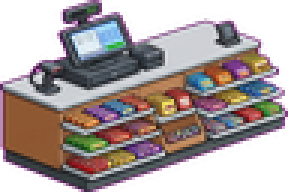
#> input picture assets/furniture/minimarket/furn_kasir_counter.png, 96 x 64 px, given in place of props_batch2_atlas_1794151246281.jpg, which was not available (shown 3 times larger); the run also reads 1 picture not shown here
$ python slice_all_v4_furniture.py
#> lines starting #> are read from the running program, lines starting #| are printed output that depends on the picture; after the words box and inside, x2 and y2 are one past the last pixel; in counts of white or black regions, pixels touching at a corner belong together
#!/usr/bin/env python3
"""
slice_all_v4_furniture.py - Chromakey and slice newly generated v4 furniture assets:
1. Minimarket & SPBU props
2. Game Center & Toko Kosmetik props
3. School Facilities & Canteen props
4. School Classroom student desks & chairs
"""

import os
import json
import numpy as np
from PIL import Image

def chromakey_crop(im_crop, thresh=70):
    """Replaces magenta background with transparent alpha."""
    arr = np.array(im_crop.convert("RGBA"))
    r, g, b, a = arr[:, :, 0], arr[:, :, 1], arr[:, :, 2], arr[:, :, 3]

    # Pure magenta #FF00FF is high R, low G, high B
    is_magenta = (r > 165) & (g < 95) & (b > 165) & (np.abs(r.astype(int) - b.astype(int)) < 55)

    # Also clean anti-aliasing edges near magenta
    edge_magenta = (r > 140) & (g < 120) & (b > 140) & (r > g + 40) & (b > g + 40)

    mask = is_magenta | edge_magenta
    arr[mask, 3] = 0

    # Crop to non-transparent bounding box
    alpha = arr[:, :, 3]
    bbox = np.where(alpha > 20)
    if len(bbox[0]) == 0 or len(bbox[1]) == 0:
        return Image.fromarray(arr)

    y0, y1 = bbox[0].min(), bbox[0].max() + 1
    x0, x1 = bbox[1].min(), bbox[1].max() + 1

    return Image.fromarray(arr[y0:y1, x0:x1])

def process_and_save(img, box, target_size, out_paths):
    crop = img.crop(box)
    keyed = chromakey_crop(crop)

    # Resize preserving aspect ratio into target_size bounding box
    tw, th = target_size
    kw, kh = keyed.size

    scale = min(tw / kw, th / kh)
    nw = max(1, int(round(kw * scale)))
    nh = max(1, int(round(kh * scale)))

    scaled = keyed.resize((nw, nh), Image.Resampling.NEAREST)

    # Pad to exact target size with bottom-center anchor
    final_img = Image.new("RGBA", (tw, th), (0, 0, 0, 0))
    paste_x = (tw - nw) // 2
    paste_y = th - nh
    final_img.paste(scaled, (paste_x, paste_y), scaled)

    for p in out_paths:
        os.makedirs(os.path.dirname(p), exist_ok=True)
        final_img.save(p)
        print(f"  Saved ({tw}x{th}): {os.path.basename(p)}")

def run():
    base_dir = "/home/abarox/Desktop/prototipe web statis game/game"
    furn_dir = os.path.join(base_dir, "assets", "furniture")

    # =========================================================================
    # 1. Minimarket & SPBU Props
    # =========================================================================
    p1 = "/home/abarox/.gemini/antigravity/brain/4d2f9b08-f034-4550-b619-39a74fd29f25/props_batch2_atlas_1794151246281.jpg"
    im1 = Image.open(p1).convert("RGB")
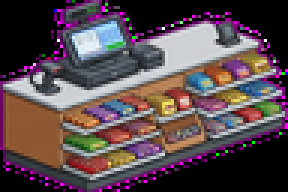
#> im1: PIL image 96x64 RGB (shown 3 times larger); mean R, G, B 89.6, 73.2, 77.7
    print(f"\nProcessing Batch 1: Minimarket & SPBU props ({im1.size})...")
#> (printed output is left out)

    # [0] furn_rak_roti: y: 37..391, x: 45..287
    process_and_save(im1, (45, 37, 287, 391), (64, 64), [
        os.path.join(furn_dir, "minimarket", "furn_rak_roti.png"),
        os.path.join(furn_dir, "minimarket", "furn_rak_roti_v4.png")
    ])
#> in chromakey_crop, `r, g, b, a = arr[:, :, 0], arr[:, :, 1], arr[:, :, 2], arr[:, :, 3]`: a: shape (354, 242); every value is 255
#> in chromakey_crop, `is_magenta = (r > 165) & (g < 95) & (b > 165) & (np.abs(r.astype(int) ..`:
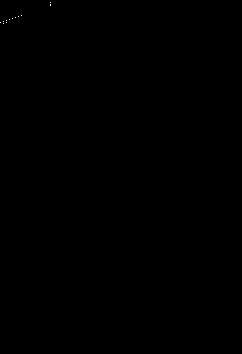
#> is_magenta: shape (354, 242) bool; 0.02% white in thin lines or dots, all inside (x1, y1, x2, y2) = (0, 2, 51, 24)
#> in chromakey_crop, `arr[mask, 3] = 0`: arr: shape (354, 242, 4); mean R, G, B, A 1, 0.8, 0.9, 254.9
#> in chromakey_crop, `bbox = np.where(alpha > 20)`: bbox = 85650 positions, rows 0 to 353, columns 0 to 241
#> in chromakey_crop, `y0, y1 = bbox[0].min(), bbox[0].max() + 1`: y0 = 0; y1 = 354
#> in chromakey_crop, `x0, x1 = bbox[1].min(), bbox[1].max() + 1`: x0 = 0; x1 = 242
#> in process_and_save, `final_img = Image.new("RGBA", (tw, th), (0, 0, 0, 0))`: final_img: PIL image 64x64 RGBA; every value is 0
#> in process_and_save, `final_img.paste(scaled, (paste_x, paste_y), scaled)`:
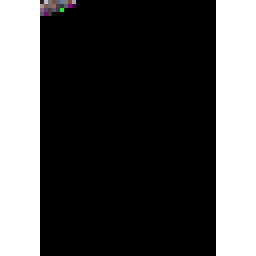
#> final_img: PIL image 64x64 RGBA (shown 4 times larger); mean R, G, B, A 0.7, 0.6, 0.6, 175.3; transparent parts drawn white

    # [1] furn_rak_mie_instan: y: 29..390, x: 341..579
    process_and_save(im1, (341, 29, 579, 390), (64, 80), [
        os.path.join(furn_dir, "minimarket", "furn_rak_mie_instan.png"),
        os.path.join(furn_dir, "minimarket", "furn_rak_mie_instan_v4.png")
    ])
#> call 2 of process_and_save, with box = (341, 29, 579, 390), target_size = (64, 80)
#> in process_and_save (call 2), `crop = img.crop(box)`: crop: PIL image 238x361 RGB; every value is 0
#> in chromakey_crop (call 2), `r, g, b, a = arr[:, :, 0], arr[:, :, 1], arr[:, :, 2], arr[:, :, 3]`: r: shape (361, 238); every value is 0
#> in chromakey_crop (call 2), `r, g, b, a = arr[:, :, 0], arr[:, :, 1], arr[:, :, 2], arr[:, :, 3]`: a: shape (361, 238); every value is 255
#> in process_and_save (call 2), `final_img = Image.new("RGBA", (tw, th), (0, 0, 0, 0))`: final_img: PIL image 64x80 RGBA; every value is 0
#> in process_and_save (call 2), `final_img.paste(scaled, (paste_x, paste_y), scaled)`:
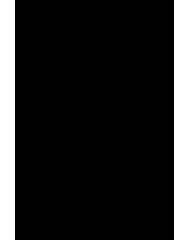
#> final_img: PIL image 64x80 RGBA (shown 3 times larger); mean R, G, B, A 0, 0, 0, 211.2; transparent parts drawn white
#> the loop in process_and_save (call 2), `for p in out_paths:` made 2 passes
#|   Saved (64x80): furn_rak_mie_instan.png
#|   Saved (64x80): furn_rak_mie_instan_v4.png

    # [2] furn_rak_dinding_snack: y: 44..384, x: 630..871
    process_and_save(im1, (630, 44, 871, 384), (64, 96), [
        os.path.join(furn_dir, "minimarket", "furn_rak_dinding_snack.png"),
        os.path.join(furn_dir, "minimarket", "furn_rak_dinding_snack_v4.png")
    ])
#> call 3 of process_and_save, with box = (630, 44, 871, 384), target_size = (64, 96)
#> in process_and_save (call 3), `crop = img.crop(box)`: crop: PIL image 241x340 RGB; every value is 0
#> in chromakey_crop (call 3), `r, g, b, a = arr[:, :, 0], arr[:, :, 1], arr[:, :, 2], arr[:, :, 3]`: r: shape (340, 241); every value is 0
#> in chromakey_crop (call 3), `r, g, b, a = arr[:, :, 0], arr[:, :, 1], arr[:, :, 2], arr[:, :, 3]`: a: shape (340, 241); every value is 255
#> in process_and_save (call 3), `final_img = Image.new("RGBA", (tw, th), (0, 0, 0, 0))`: final_img: PIL image 64x96 RGBA; every value is 0
#> in process_and_save (call 3), `final_img.paste(scaled, (paste_x, paste_y), scaled)`:
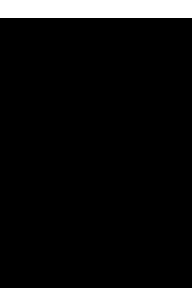
#> final_img: PIL image 64x96 RGBA (shown 3 times larger); mean R, G, B, A 0, 0, 0, 239.1; transparent parts drawn white
#> the loop in process_and_save (call 3), `for p in out_paths:` made 2 passes
#|   Saved (64x96): furn_rak_dinding_snack.png
#|   Saved (64x96): furn_rak_dinding_snack_v4.png

    # [3] furn_etalase_makanan_siap_saji: y: 107..388, x: 914..1166
    process_and_save(im1, (914, 107, 1166, 388), (96, 64), [
        os.path.join(furn_dir, "minimarket", "furn_etalase_makanan_siap_saji.png"),
        os.path.join(furn_dir, "minimarket", "furn_etalase_makanan_siap_saji_v4.png")
    ])
#> call 4 of process_and_save, with box = (914, 107, 1166, 388), target_size = (96, 64)
#> in process_and_save (call 4), `crop = img.crop(box)`: crop: PIL image 252x281 RGB; every value is 0
#> in chromakey_crop (call 4), `r, g, b, a = arr[:, :, 0], arr[:, :, 1], arr[:, :, 2], arr[:, :, 3]`: r: shape (281, 252); every value is 0
#> in chromakey_crop (call 4), `r, g, b, a = arr[:, :, 0], arr[:, :, 1], arr[:, :, 2], arr[:, :, 3]`: a: shape (281, 252); every value is 255
#> in process_and_save (call 4), `final_img = Image.new("RGBA", (tw, th), (0, 0, 0, 0))`: final_img: PIL image 96x64 RGBA; every value is 0
#> in process_and_save (call 4), `final_img.paste(scaled, (paste_x, paste_y), scaled)`:
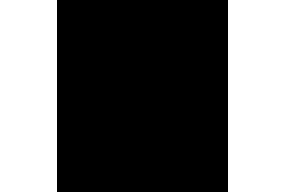
#> final_img: PIL image 96x64 RGBA (shown 3 times larger); mean R, G, B, A 0, 0, 0, 151.4; transparent parts drawn white
#> the loop in process_and_save (call 4), `for p in out_paths:` made 2 passes
#|   Saved (96x64): furn_etalase_makanan_siap_saji.png
#|   Saved (96x64): furn_etalase_makanan_siap_saji_v4.png

    # [5] furn_galon_tumpuk: y: 473..802, x: 90..239
    process_and_save(im1, (90, 473, 239, 802), (32, 48), [
        os.path.join(furn_dir, "minimarket", "furn_galon_tumpuk.png"),
        os.path.join(furn_dir, "minimarket", "furn_galon_tumpuk_v4.png")
    ])
#> in process_and_save (call 5), `crop = img.crop(box)`: crop: PIL image 149x329 RGB; every value is 0
#> in chromakey_crop (call 5), `r, g, b, a = arr[:, :, 0], arr[:, :, 1], arr[:, :, 2], arr[:, :, 3]`: r: shape (329, 149); every value is 0
#> in chromakey_crop (call 5), `r, g, b, a = arr[:, :, 0], arr[:, :, 1], arr[:, :, 2], arr[:, :, 3]`: a: shape (329, 149); every value is 255
#> in process_and_save (call 5), `final_img = Image.new("RGBA", (tw, th), (0, 0, 0, 0))`: final_img: PIL image 32x48 RGBA; every value is 0
#> in process_and_save (call 5), `final_img.paste(scaled, (paste_x, paste_y), scaled)`:
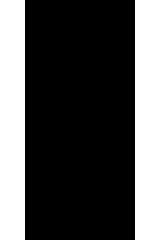
#> final_img: PIL image 32x48 RGBA (shown 5 times larger); mean R, G, B, A 0, 0, 0, 175.3; transparent parts drawn white
#> the loop in process_and_save (call 5), `for p in out_paths:` made 2 passes
#|   Saved (32x48): furn_galon_tumpuk.png
#|   Saved (32x48): furn_galon_tumpuk_v4.png

    # [7] furn_tempat_sampah: y: 547..790, x: 373..552
    process_and_save(im1, (373, 547, 552, 790), (32, 32), [
        os.path.join(furn_dir, "minimarket", "furn_tempat_sampah.png"),
        os.path.join(furn_dir, "minimarket", "furn_tempat_sampah_v4.png"),
        os.path.join(furn_dir, "school", "furn_tempat_sampah.png"),
        os.path.join(furn_dir, "school", "furn_tempat_sampah_v4.png"),
        os.path.join(furn_dir, "spbu", "furn_tempat_sampah.png"),
        os.path.join(furn_dir, "spbu", "furn_tempat_sampah_v4.png")
    ])
#> in process_and_save (call 6), `crop = img.crop(box)`: crop: PIL image 179x243 RGB; every value is 0
#> in chromakey_crop (call 6), `r, g, b, a = arr[:, :, 0], arr[:, :, 1], arr[:, :, 2], arr[:, :, 3]`: r: shape (243, 179); every value is 0
#> in chromakey_crop (call 6), `r, g, b, a = arr[:, :, 0], arr[:, :, 1], arr[:, :, 2], arr[:, :, 3]`: a: shape (243, 179); every value is 255

    # [6] furn_kompresor_angin: y: 497..802, x: 666..870
    process_and_save(im1, (666, 497, 870, 802), (32, 48), [
        os.path.join(furn_dir, "spbu", "furn_kompresor_angin.png"),
        os.path.join(furn_dir, "spbu", "furn_kompresor_angin_v4.png")
    ])

    # [8] furn_tong_pemadam: y: 503..801, x: 985..1114
    process_and_save(im1, (985, 503, 1114, 801), (32, 40), [
        os.path.join(furn_dir, "spbu", "furn_tong_pemadam.png"),
        os.path.join(furn_dir, "spbu", "furn_tong_pemadam_v4.png")
    ])

    # =========================================================================
    # 2. Game Center & Toko Kosmetik Props
    # =========================================================================
    p2 = "/home/abarox/.gemini/antigravity/brain/4d2f9b08-f034-4550-b619-39a74fd29f25/entertainment_boutique_props_atlas_1794151268320.jpg"
    im2 = Image.open(p2).convert("RGB")
    print(f"\nProcessing Batch 2: Game Center & Kosmetik props ({im2.size})...")
#> (printed output is left out)

    # [0] furn_mesin_capit: y: 30..474, x: 48..300
    process_and_save(im2, (48, 30, 300, 474), (64, 96), [
        os.path.join(furn_dir, "game_center", "furn_mesin_capit.png"),
        os.path.join(furn_dir, "game_center", "furn_mesin_capit_v4.png")
    ])

    # [1] furn_sofa_nonton: y: 54..382, x: 356..743
    process_and_save(im2, (356, 54, 743, 382), (96, 64), [
        os.path.join(furn_dir, "game_center", "furn_sofa_nonton.png"),
        os.path.join(furn_dir, "game_center", "furn_sofa_nonton_v4.png")
    ])

    # [2] furn_tanaman_pot: y: 54..377, x: 780..974
    process_and_save(im2, (780, 54, 974, 377), (32, 48), [
        os.path.join(furn_dir, "game_center", "furn_tanaman_pot.png"),
        os.path.join(furn_dir, "game_center", "furn_tanaman_pot_v4.png"),
        os.path.join(furn_dir, "kosmetik", "furn_tanaman_pot.png"),
        os.path.join(furn_dir, "kosmetik", "furn_tanaman_pot_v4.png")
    ])

    # [3] furn_tiang_kanopi: y: 440..942, x: 798..943
    process_and_save(im2, (798, 440, 943, 942), (32, 128), [
        os.path.join(furn_dir, "spbu", "furn_tiang_kanopi.png"),
        os.path.join(furn_dir, "spbu", "furn_tiang_kanopi_v4.png")
    ])

    # [4] furn_kursi_cermin: y: 686..934, x: 112..236
    process_and_save(im2, (112, 686, 236, 934), (32, 48), [
        os.path.join(furn_dir, "kosmetik", "furn_kursi_cermin.png"),
        os.path.join(furn_dir, "kosmetik", "furn_kursi_cermin_v4.png")
    ])

    # [5] furn_sofa_tunggu: y: 678..968, x: 353..681
    process_and_save(im2, (353, 678, 681, 968), (64, 64), [
        os.path.join(furn_dir, "kosmetik", "furn_sofa_tunggu.png"),
        os.path.join(furn_dir, "kosmetik", "furn_sofa_tunggu_v4.png")
    ])

    # =========================================================================
    # 3. School Facilities & Canteen Props
    # =========================================================================
    p3 = "/home/abarox/.gemini/antigravity/brain/4d2f9b08-f034-4550-b619-39a74fd29f25/indonesian_school_facilities_spritesheet_1794151258192.jpg"
    im3 = Image.open(p3).convert("RGB")
    print(f"\nProcessing Batch 3: School Facilities props ({im3.size})...")
#> (printed output is left out)

    # (0, 0) furn_counter_kantin_etalase: x: 35..326, y: 37..300
    process_and_save(im3, (35, 37, 326, 300), (160, 80), [
        os.path.join(furn_dir, "school", "furn_counter_kantin_etalase.png"),
        os.path.join(furn_dir, "school", "furn_counter_kantin_etalase_v4.png")
    ])

    # (0, 1) furn_meja_kantin_panjang: x: 371..653, y: 51..310
    process_and_save(im3, (371, 51, 653, 310), (96, 64), [
        os.path.join(furn_dir, "school", "furn_meja_kantin_panjang.png"),
        os.path.join(furn_dir, "school", "furn_meja_kantin_panjang_v4.png")
    ])

    # (0, 2) furn_counter_pustakawan: x: 698..989, y: 92..285
    process_and_save(im3, (698, 92, 989, 285), (96, 64), [
        os.path.join(furn_dir, "school", "furn_counter_pustakawan.png"),
        os.path.join(furn_dir, "school", "furn_counter_pustakawan_v4.png")
    ])

    # (1, 0) furn_komputer_meja: x: 55..297, y: 380..650
    process_and_save(im3, (55, 380, 297, 650), (48, 48), [
        os.path.join(furn_dir, "school", "furn_komputer_meja.png"),
        os.path.join(furn_dir, "school", "furn_komputer_meja_v4.png")
    ])

    # (1, 1) furn_kursi_baca: x: 413..612, y: 381..650
    process_and_save(im3, (413, 381, 612, 650), (32, 48), [
        os.path.join(furn_dir, "school", "furn_kursi_baca.png"),
        os.path.join(furn_dir, "school", "furn_kursi_baca_v4.png")
    ])

    # (1, 2) furn_rak_piala: x: 757..946, y: 368..650
    process_and_save(im3, (757, 368, 946, 650), (64, 96), [
        os.path.join(furn_dir, "school", "furn_rak_piala.png"),
        os.path.join(furn_dir, "school", "furn_rak_piala_v4.png")
    ])

    # (2, 0) furn_wastafel_cuci_tangan: x: 82..271, y: 713..984
    process_and_save(im3, (82, 713, 271, 984), (48, 64), [
        os.path.join(furn_dir, "school", "furn_wastafel_cuci_tangan.png"),
        os.path.join(furn_dir, "school", "furn_wastafel_cuci_tangan_v4.png")
    ])

    # (2, 1) furn_papan_info: x: 374..650, y: 748..947
    process_and_save(im3, (374, 748, 650, 947), (96, 48), [
        os.path.join(furn_dir, "school", "furn_papan_info.png"),
        os.path.join(furn_dir, "school", "furn_papan_info_v4.png")
    ])

    # (2, 2) furn_papan_menu_kosong: x: 732..973, y: 730..952
    process_and_save(im3, (732, 730, 973, 952), (96, 48), [
        os.path.join(furn_dir, "school", "furn_papan_menu_kosong.png"),
        os.path.join(furn_dir, "school", "furn_papan_menu_kosong_v4.png")
    ])

    # =========================================================================
    # 4. School Classroom Props
    # =========================================================================
    p4 = "/home/abarox/.gemini/antigravity/brain/4d2f9b08-f034-4550-b619-39a74fd29f25/furn_classroom_sprites_1794151289696.jpg"
#> (the run stopped early here; a loop or call above may not have finished)
